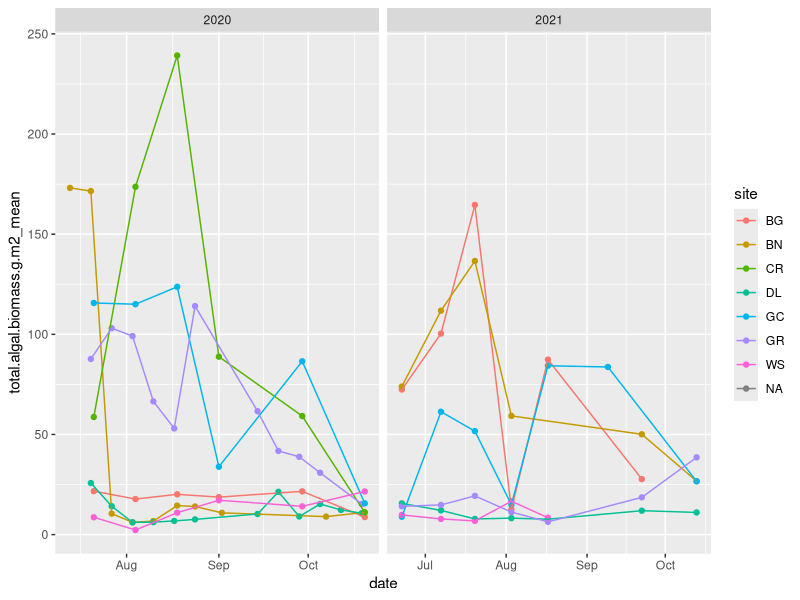

The R script that drew this image:
# Compare UCFR metabolism data to biomass data for 2020 and 2021
# A Carter 8/2022

library(tidyverse)
library(lubridate)
setwd('C:/Users/alice.carter/git/UCFR-metabolism/')

# Biomass data:
biomass <- read_csv('data/biomass_data/INTEGRATED_BIOMASS_FOR_AC_RFL.csv')
mdat <- read_csv('data/biomass_data/BIOMASS_DatasetAttributes.csv')
glimpse(biomass)

colnames(biomass) <- tolower(colnames(biomass))
unique(biomass$substrate)
bm <- biomass %>%
    mutate(date = as.Date(date, format = '%m/%d/%Y'),
           cobble = case_when(substrate == 'COBBLE' ~ 1,
                              TRUE ~ 0),
           sand = case_when(substrate == 'SAND' ~ 1,
                              TRUE ~ 0),
           gravel = case_when(substrate == 'GRAVEL' ~ 1,
                              TRUE ~ 0),
           pebble = case_when(substrate == 'PEBBLE' ~ 1,
                              TRUE ~ 0)) %>%
    select(date, site, average.depth,
           cobble, sand, gravel, pebble,
           ends_with('.om.area.g.m2'),
           ends_with('.chla.mg.m2.ritchie'),
           total.algal.biomass.g.m2) %>%
    group_by(date, site) %>%
    summarize(n_samp = n(),
              across(-n_samp, .fns = list(mean = function(x) mean(x, na.rm = T),
                                           sd = function(x) sd(x, na.rm = T)))) %>%
    select(-cobble_sd, -sand_sd, -gravel_sd, -pebble_sd) %>%
    rename(pct_cobble = cobble_mean, pct_sand = sand_mean,
           pct_gravel = gravel_mean, pct_pebble = pebble_mean) %>%
    ungroup() %>%
    mutate(year = year(date))

ggplot(bm, aes(date, total.algal.biomass.g.m2_mean, color = site)) +
    geom_point() +
    geom_line() +
    facet_wrap(.~year, scales = 'free_x')

write_csv(bm, 'data/biomass_data/biomass_working_data.csv')
